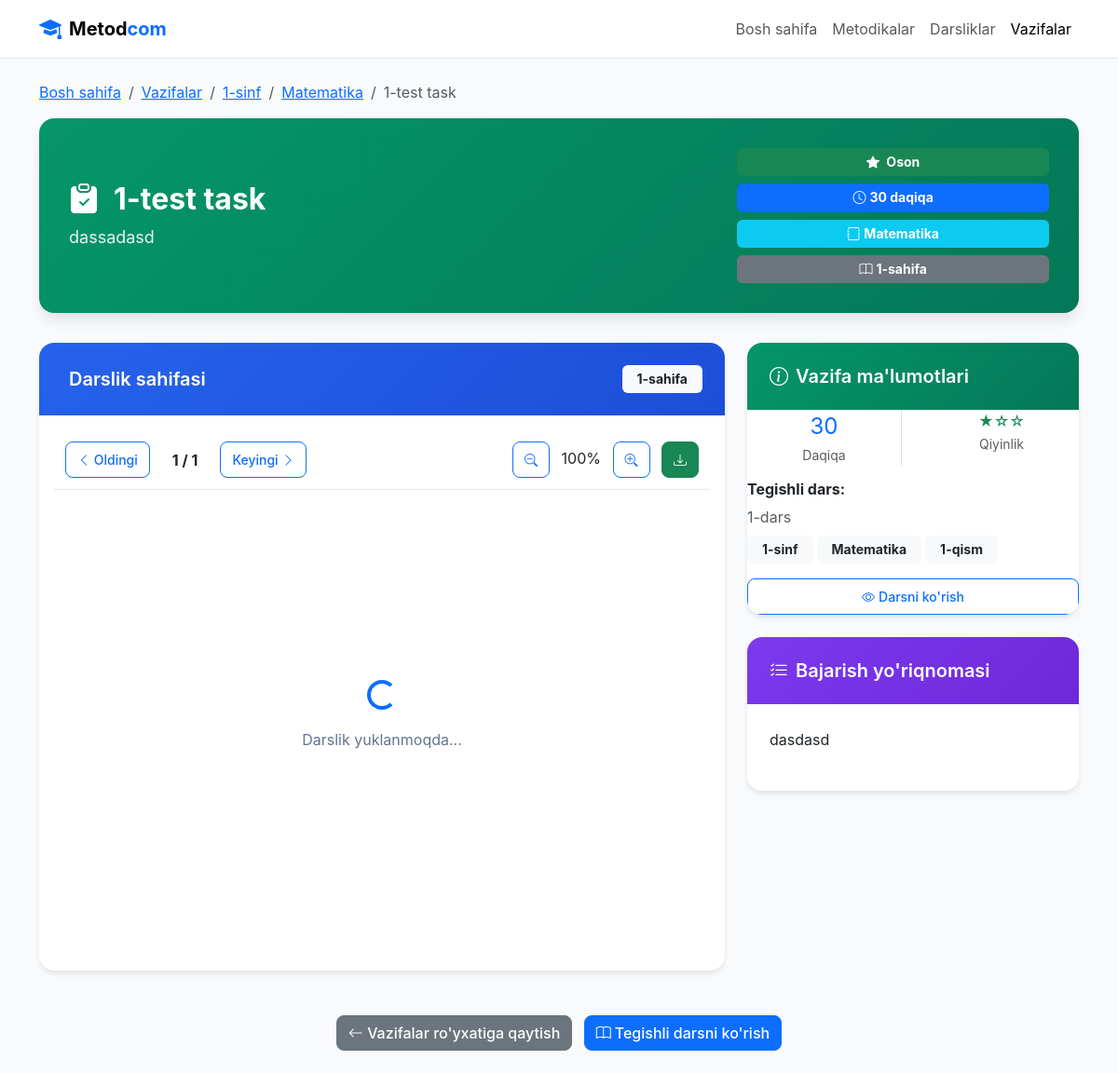
The app's page /tasks/detail/1/ (signed in) with its own data.
### maktab/models.py (models this page shows, shortened)
class Grade(models.Model):
    name = models.CharField(max_length=50, verbose_name="Sinf nomi")  # Masalan, 1-sinf
    description = models.TextField(blank=True, verbose_name="Tavsif")
    class Meta:
        verbose_name = "Sinf"
        verbose_name_plural = "Sinflar"

class Subject(models.Model):
    name = models.CharField(max_length=100, verbose_name="Fan nomi")  # Masalan, Ona tili
    grade = models.ForeignKey(Grade, on_delete=models.CASCADE, related_name="subjects", verbose_name="Sinf")
    description = models.TextField(blank=True, verbose_name="Tavsif")
    class Meta:
        verbose_name = "Fan"
        verbose_name_plural = "Fanlar"

class Task(models.Model):
    DIFFICULTY_CHOICES = [
        ('easy', 'Oson'),
        ('medium', 'Orta'),
        ('hard', 'Qiyin'),
    ]
    title = models.CharField(max_length=200, verbose_name="Vazifa nomi")
    lesson = models.ForeignKey(Lesson, on_delete=models.CASCADE, related_name="tasks", verbose_name="Dars")
    difficulty = models.CharField(max_length=10, choices=DIFFICULTY_CHOICES, default='medium', verbose_name="Qiyinlik darajasi")
    description = models.TextField(verbose_name="Vazifa tavsifi")
    instructions = models.TextField(verbose_name="Bajarish yo'riqnomasi")
    time_estimate = models.PositiveIntegerField(default=30, verbose_name="Bajarish vaqti (daqiqa)")
    created_at = models.DateTimeField(auto_now_add=True, verbose_name="Yaratilgan vaqt")
    is_active = models.BooleanField(default=True, verbose_name="Faol")
    class Meta:
        verbose_name = "Vazifa"
        verbose_name_plural = "Vazifalar"
        ordering = ['lesson__order', 'title']

class TextbookPage(models.Model):
    textbook = models.ForeignKey(Textbook, on_delete=models.CASCADE, related_name="pages", verbose_name="Darslik")
    lesson = models.ForeignKey(Lesson, on_delete=models.CASCADE, related_name="textbook_pages", verbose_name="Dars")
    page_number = models.PositiveIntegerField(verbose_name="Sahifa raqami")
    description = models.TextField(blank=True, verbose_name="Sahifa mazmuni")
    class Meta:
        verbose_name = "Darslik sahifasi"
        verbose_name_plural = "Darslik sahifalari"

class Lesson(models.Model):
    title = models.CharField(max_length=200, verbose_name="Dars nomi")  # Masalan, Kirish
    section = models.ForeignKey(Section, on_delete=models.CASCADE, related_name="lessons", verbose_name="Qism")
    order = models.PositiveIntegerField(default=1, verbose_name="Tartib raqami")
    description = models.TextField(blank=True, verbose_name="Tavsif")
    class Meta:
        verbose_name = "Dars"
        verbose_name_plural = "Darslar"
        ordering = ['order']

class Section(models.Model):
    name = models.CharField(max_length=50, verbose_name="Qism nomi")  # Masalan, 1-qism
    grade = models.ForeignKey(Grade, on_delete=models.CASCADE, related_name="sections", verbose_name="Sinf")
    subject = models.ForeignKey(Subject, on_delete=models.CASCADE, related_name="sections", verbose_name="Fan")
    description = models.TextField(blank=True, verbose_name="Tavsif")
    class Meta:
        verbose_name = "Qism"
        verbose_name_plural = "Qismlar"

### maktab/views.py (the view)
# urls.py: path('tasks/detail/<int:task_id>/', views.task_detail, name='task_detail'),  # Vazifa batafsil
@login_required
def task_detail(request, task_id):
    task = get_object_or_404(Task, id=task_id, is_active=True)
    textbook_page = None
    textbook = None
    if hasattr(task.lesson, 'textbook_pages') and task.lesson.textbook_pages.exists():
        textbook_page = task.lesson.textbook_pages.first()
        textbook = textbook_page.textbook
    context = {
        'task': task,
        'lesson': task.lesson,
        'section': task.lesson.section,
        'subject': task.lesson.section.subject,
        'grade': task.lesson.section.subject.grade,
        'textbook_page': textbook_page,
        'textbook': textbook,
    }
    return render(request, 'school/task_detail.html', context)

### templates/school/task_detail.html (shortened to what this page needs)
{% load static %}
<!DOCTYPE html>
<html lang="uz">
<head>
  <link href="https://cdn.jsdelivr.net/npm/bootstrap@5.3.0/dist/css/bootstrap.min.css" rel="stylesheet">
  <link rel="stylesheet" href="https://cdn.jsdelivr.net/npm/bootstrap-icons@1.11.1/font/bootstrap-icons.css">
</head>
<body>
  <header class="navbar navbar-expand-lg navbar-light bg-white border-bottom">
    <div class="container">
      <a class="navbar-brand d-flex align-items-center" href="{% url 'maktab:home' %}">
        <i class="bi bi-mortarboard-fill text-primary me-2" style="font-size: 1.5rem;"></i>
        <span class="fw-bold">Metod<span class="text-primary">com</span></span>
      </a>
      <div class="collapse navbar-collapse" id="navbarNav">
        <ul class="navbar-nav ms-auto">
          <li class="nav-item">
            <a class="nav-link" href="{% url 'maktab:home' %}">Bosh sahifa</a>
          </li>
          {% if user.role == 'teacher' %}
          <li class="nav-item">
            <a class="nav-link" href="{% url 'maktab:grade_list' %}">Metodikalar</a>
          </li>
          {% endif %}
          <li class="nav-item">
            <a class="nav-link" href="{% url 'maktab:textbook_list' %}">Darsliklar</a>
          </li>
          <li class="nav-item">
            <a class="nav-link active" href="{% url 'maktab:task_list' %}">Vazifalar</a>
          </li>
        </ul>
      </div>
    </div>
  </header>
  <main>
    <div class="task-detail-container">
      <div class="container py-4">
        <nav aria-label="breadcrumb" class="mb-3">
          <ol class="breadcrumb">
            <li class="breadcrumb-item"><a href="{% url 'maktab:home' %}">Bosh sahifa</a></li>
            <li class="breadcrumb-item"><a href="{% url 'maktab:task_list' %}">Vazifalar</a></li>
            <li class="breadcrumb-item"><a href="{% url 'maktab:task_subject_list' grade.id %}">{{ grade.name }}</a></li>
            <li class="breadcrumb-item"><a href="{% url 'maktab:task_by_subject' section.id %}">{{ subject.name }}</a></li>
            <li class="breadcrumb-item active" aria-current="page">{{ task.title }}</li>
          </ol>
        </nav>
        <div class="task-header">
          <div class="row align-items-center">
            <div class="col-md-8">
              <h1 class="task-title">
                <i class="bi bi-clipboard-check-fill me-3"></i>
                {{ task.title }}
              </h1>
              <p class="task-description">{{ task.description }}</p>
            </div>
            <div class="col-md-4 text-md-end">
              <div class="task-meta">
                <span class="badge bg-{% if task.difficulty == 'easy' %}success{% elif task.difficulty == 'medium' %}warning{% else %}danger{% endif %}">
                  <i class="bi bi-star-fill me-1"></i>
                  {% if task.difficulty == 'easy' %}Oson
                  {% elif task.difficulty == 'medium' %}Orta
                  {% elif task.difficulty == 'hard' %}Qiyin{% endif %}
                </span>
                <span class="badge bg-primary">
                  <i class="bi bi-clock me-1"></i>{{ task.time_estimate }} daqiqa
                </span>
                <span class="badge bg-info">
                  <i class="bi bi-journal me-1"></i>{{ subject.name }}
                </span>
                {% if textbook_page %}
                <span class="badge bg-secondary">
                  <i class="bi bi-book me-1"></i>{{ textbook_page.page_number }}-sahifa
                </span>
                {% endif %}
              </div>
            </div>
          </div>
        </div>
        <div class="row">
          <div class="col-lg-8 mb-4">
            <div class="textbook-container">
              <div class="textbook-header">
                <h2 class="textbook-title">
                  Darslik sahifasi
                </h2>
                {% if textbook_page %}
                  <span class="badge bg-light text-dark">{{ textbook_page.page_number }}-sahifa</span>
                {% endif %}
              </div>
              {% if textbook and textbook.pdf_file %}
                <div class="pdf-container">
                  <div class="pdf-toolbar">
                    <div class="pdf-controls">
                      <button id="prevPage" class="btn btn-outline-primary btn-sm">
                        <i class="bi bi-chevron-left"></i> Oldingi
                      </button>
                      <span id="pageInfo" class="mx-3 fw-bold">{{ textbook_page.page_number|default:1 }} / 1</span>
                      <button id="nextPage" class="btn btn-outline-primary btn-sm">
                        Keyingi <i class="bi bi-chevron-right"></i>
                      </button>
                    </div>
                    <div class="pdf-info">
                      <button id="zoomOut" class="btn btn-outline-primary btn-sm">
                        <i class="bi bi-zoom-out"></i>
                      </button>
                      <span id="zoomLevel" class="mx-2">100%</span>
                      <button id="zoomIn" class="btn btn-outline-primary btn-sm">
                        <i class="bi bi-zoom-in"></i>
                      </button>
                      <a href="{{ textbook.pdf_file.url }}" download class="btn btn-success btn-sm ms-2">
                        <i class="bi bi-download"></i>
                      </a>
                    </div>
                  </div>
                  <div class="pdf-viewer" id="pdfViewer">
                    <div class="pdf-loading">
                      <div class="spinner-border text-primary mb-3" role="status">
                      </div>
                      <p>Darslik yuklanmoqda...</p>
                    </div>
                  </div>
                </div>
              {% else %}
                <div class="text-center py-5">
                  <i class="bi bi-book-x text-muted" style="font-size: 3rem;"></i>
                  <h4 class="text-muted mt-3">Darslik topilmadi</h4>
                  <p class="text-muted">Bu vazifa uchun darslik sahifasi mavjud emas.</p>
                </div>
              {% endif %}
            </div>
          </div>
          <div class="col-lg-4">
            <div class="task-info-container">
              <div class="task-info-header">
                <h2 class="task-info-title">
                  <i class="bi bi-info-circle me-2"></i>
                  Vazifa ma'lumotlari
                </h2>
              </div>
              <div class="card-body">
                <div class="row text-center mb-3">
                  <div class="col-6">
                    <div class="border-end">
                      <div class="fs-4 text-primary">{{ task.time_estimate }}</div>
                      <small class="text-muted">Daqiqa</small>
                    </div>
                  </div>
                  <div class="col-6">
                    <div class="fs-6 text-{% if task.difficulty == 'easy' %}success{% elif task.difficulty == 'medium' %}warning{% else %}danger{% endif %}">
                      {% if task.difficulty == 'easy' %}★☆☆
                      {% elif task.difficulty == 'medium' %}★★☆
                      {% elif task.difficulty == 'hard' %}★★★{% endif %}
                    </div>
                    <small class="text-muted">Qiyinlik</small>
                  </div>
                </div>
                <div class="mb-3">
                  <h6 class="fw-bold">Tegishli dars:</h6>
                  <p class="text-muted mb-2">{{ lesson.title }}</p>
                  <div class="d-flex flex-wrap gap-1">
                    <span class="badge bg-light text-dark">{{ grade.name }}</span>
                    <span class="badge bg-light text-dark">{{ subject.name }}</span>
                    <span class="badge bg-light text-dark">{{ section.name }}</span>
                  </div>
                </div>
                <div class="lesson-access-section">
                  {% if user.role == 'teacher' %}
                    <a href="{% url 'maktab:lesson_detail' lesson.id %}" class="btn btn-outline-primary btn-sm w-100">
                      <i class="bi bi-eye me-1"></i>Darsni ko'rish
                    </a>
                  {% endif %}
                </div>
              </div>
            </div>
            <div class="task-instructions-container">
              <div class="task-instructions-header">
                <h2 class="task-info-title">
                  <i class="bi bi-list-check me-2"></i>
                  Bajarish yo'riqnomasi
                </h2>
              </div>
              <div class="task-instructions">
                {{ task.instructions|linebreaks }}
              </div>
            </div>
          </div>
        </div>
        <div class="text-center mt-4">
          <a href="{% url 'maktab:task_by_subject' section.id %}" class="btn btn-secondary me-2">
            <i class="bi bi-arrow-left"></i> Vazifalar ro'yxatiga qaytish
          </a>
          {% if user.role == 'teacher' %}
            <a href="{% url 'maktab:lesson_detail' lesson.id %}" class="btn btn-primary">
              <i class="bi bi-book me-1"></i>Tegishli darsni ko'rish
            </a>
          {% endif %}
        </div>
      </div>
    </div>
  </main>
</body>
</html>

### templates/school/task_detail.html (style rules this page uses)
body { font-family: 'Inter', -apple-system, BlinkMacSystemFont, sans-serif; background-color: #f8fafc; }
.task-detail-container { min-height: 100vh; }
.task-header { background: linear-gradient(135deg, #059669 0%, #047857 100%); color: white; padding: 2rem; border-radius: 1rem; margin-bottom: 2rem; box-shadow: 0 10px 15px -3px rgba(0, 0, 0, 0.1); }
.task-title { font-size: 2rem; font-weight: 700; margin-bottom: 0.5rem; display: flex; align-items: center; }
.task-description { font-size: 1.125rem; opacity: 0.9; margin-bottom: 0; }
.task-meta { display: flex; flex-direction: column; gap: 0.5rem; }
.badge { font-size: 0.875rem; padding: 0.5rem 1rem; }
.textbook-container { background: white; border-radius: 1rem; box-shadow: 0 4px 6px -1px rgba(0, 0, 0, 0.1); overflow: hidden; height: 100%; }
.textbook-header { background: linear-gradient(135deg, #2563eb 0%, #1d4ed8 100%); color: white; padding: 1.5rem; display: flex; justify-content: space-between; align-items: center; }
.textbook-title { font-size: 1.25rem; font-weight: 600; margin: 0; display: flex; align-items: center; }
.pdf-container { background: #f1f5f9; border-radius: 0.5rem; overflow: hidden; margin: 1rem; }
.pdf-toolbar { background: white; padding: 0.75rem; border-bottom: 1px solid #e2e8f0; display: flex; justify-content: space-between; align-items: center; flex-wrap: wrap; gap: 0.5rem; }
.pdf-controls { display: flex; align-items: center; gap: 0.5rem; }
.pdf-viewer { width: 100%; min-height: 500px; background: white; display: flex; justify-content: center; align-items: center; position: relative; }
.pdf-loading { text-align: center; padding: 3rem; color: #64748b; }
.task-info-container { background: white; border-radius: 1rem; box-shadow: 0 4px 6px -1px rgba(0, 0, 0, 0.1); overflow: hidden; margin-bottom: 1.5rem; }
.task-info-header { background: linear-gradient(135deg, #059669 0%, #047857 100%); color: white; padding: 1.5rem; }
.task-info-title { font-size: 1.25rem; font-weight: 600; margin: 0; display: flex; align-items: center; }
.task-instructions-container { background: white; border-radius: 1rem; box-shadow: 0 4px 6px -1px rgba(0, 0, 0, 0.1); overflow: hidden; }
.task-instructions-header { background: linear-gradient(135deg, #7c3aed 0%, #6d28d9 100%); color: white; padding: 1.5rem; }
.task-instructions { padding: 1.5rem; line-height: 1.8; font-size: 1rem; }
.btn { border-radius: 0.5rem; font-weight: 500; transition: all 0.3s ease; }
.btn-sm { padding: 0.5rem 0.75rem; font-size: 0.875rem; }
.lesson-access-section { margin-top: 1rem; }

### records on screen
Grade: name "1-sinf"
Subject: name "Matematika"
Task: title "1-test task", description "dassadasd", time_estimate "30", instructions "dasdasd"
TextbookPage: page_number "1"
Lesson: title "1-dars"
Section: name "1-qism"
